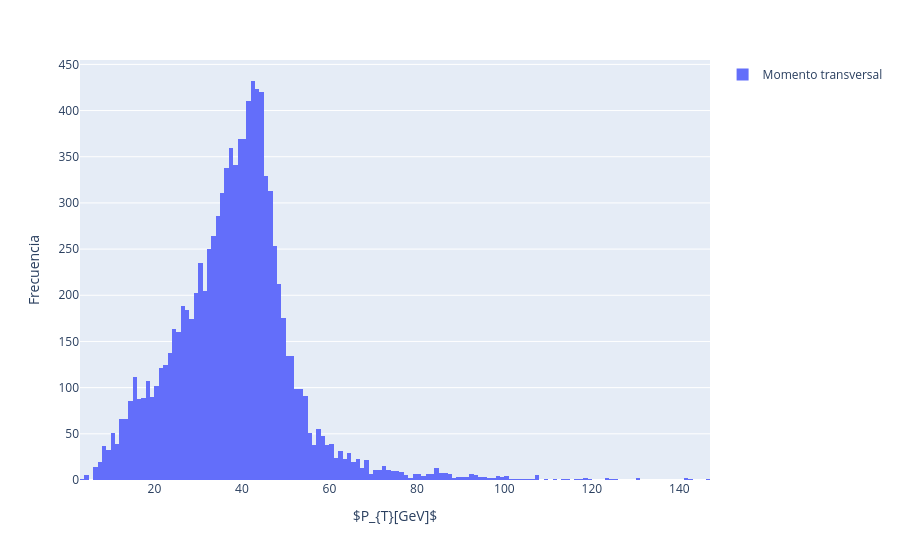

The cell this chart's notebook holds for it:
### Code cell
fig_5=px.histogram(particles['pt1'],particles['pt1'])
m_in_category = pd.cut(particles['pt1'], bins=[0, 150], labels=['Momento transversal'])
fig_5=px.histogram(particles['pt1'],particles['pt1'], color=m_in_category, labels={'x': 'Momento transversal', 'color':''})
fig_5.update_layout(
    xaxis_title="$P_{T}[GeV]$",
    yaxis_title="Frecuencia"
)
fig_5.show()

### Figure 1 — Plotly figure (JSON) as saved in the notebook; plotly's stock layout.template omitted (floating-point values rounded to 4 significant figures; data arrays with more than 128 entries replaced by an {"elided": "..."} marker saying what was removed)
{"data": [{"alignmentgroup": "True", "bingroup": "x", "hovertemplate": "=Momento transversal<br>Momento transversal=%{x}<br>count=%{y}<extra></extra>", "legendgroup": "Momento transversal", "marker": {"color": "#636efa", "pattern": {"shape": ""}}, "name": "Momento transversal", "offsetgroup": "Momento transversal", "orientation": "v", "showlegend": true, "type": "histogram", "x": {"elided": "9992 float values"}, "xaxis": "x", "yaxis": "y"}], "layout": {"barmode": "relative", "legend": {"title": {"text": ""}, "tracegroupgap": 0}, "margin": {"t": 60}, "xaxis": {"anchor": "y", "domain": [0, 1], "title": {"text": "$P_{T}[GeV]$"}}, "yaxis": {"anchor": "x", "domain": [0, 1], "title": {"text": "Frecuencia"}}}}
